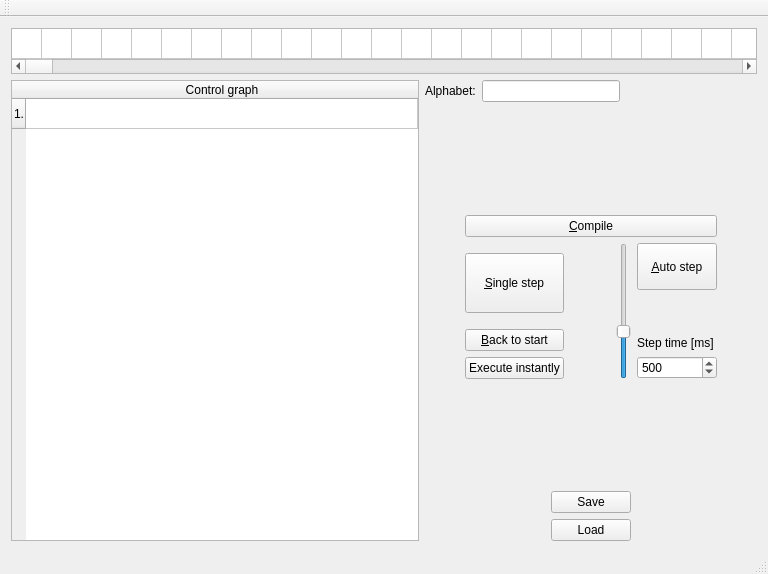
<?xml version="1.0" encoding="UTF-8"?>
<ui version="4.0">
 <class>TMMainWindow</class>
 <widget class="QMainWindow" name="TMMainWindow">
  <property name="geometry">
   <rect>
    <x>0</x>
    <y>0</y>
    <width>768</width>
    <height>574</height>
   </rect>
  </property>
  <property name="windowTitle">
   <string>Turing Machine Simulator</string>
  </property>
  <widget class="QWidget" name="centralWidget">
   <layout class="QVBoxLayout" name="verticalLayout_5">
    <item>
     <widget class="QTableWidget" name="tapeWidget">
      <property name="sizePolicy">
       <sizepolicy hsizetype="Expanding" vsizetype="Fixed">
        <horstretch>0</horstretch>
        <verstretch>0</verstretch>
       </sizepolicy>
      </property>
      <property name="minimumSize">
       <size>
        <width>0</width>
        <height>46</height>
       </size>
      </property>
      <property name="maximumSize">
       <size>
        <width>16777215</width>
        <height>46</height>
       </size>
      </property>
      <property name="sizeAdjustPolicy">
       <enum>QAbstractScrollArea::AdjustToContentsOnFirstShow</enum>
      </property>
      <property name="columnCount">
       <number>999</number>
      </property>
      <attribute name="horizontalHeaderVisible">
       <bool>false</bool>
      </attribute>
      <attribute name="horizontalHeaderDefaultSectionSize">
       <number>30</number>
      </attribute>
      <attribute name="horizontalHeaderMinimumSectionSize">
       <number>30</number>
      </attribute>
      <attribute name="verticalHeaderVisible">
       <bool>false</bool>
      </attribute>
      <attribute name="verticalHeaderMinimumSectionSize">
       <number>30</number>
      </attribute>
      <row>
       <property name="text">
        <string>New Row</string>
       </property>
      </row>
      <column>
       <property name="text">
        <string>New Column</string>
       </property>
      </column>
      <column/>
      <column/>
      <column/>
      <column/>
      <column/>
      <column/>
      <column/>
      <column/>
      <column/>
      <column/>
      <column/>
      <column/>
      <column/>
      <column/>
      <column/>
      <column/>
      <column/>
      <column/>
      <column/>
      <column/>
      <column/>
      <column/>
      <column/>
      <column/>
      <column/>
      <column/>
      <column/>
      <column/>
      <column/>
      <column/>
      <column/>
      <column/>
      <column/>
      <column/>
      <column/>
      <column/>
      <column/>
      <column/>
      <column/>
      <column/>
      <column/>
      <column/>
      <column/>
      <column/>
      <column/>
      <column/>
      <column/>
      <column/>
      <column/>
      <column/>
      <column/>
      <column/>
      <column/>
      <column/>
      <column/>
      <column/>
      <column/>
      <column/>
      <column/>
      <column/>
      <column/>
      <column/>
      <column/>
      <column/>
      <column/>
      <column/>
      <column/>
      <column/>
      <column/>
      <column/>
      <column/>
      <column/>
      <column/>
      <column/>
      <column/>
      <column/>
      <column/>
      <column/>
      <column/>
      <column/>
      <column/>
      <column/>
      <column/>
      <column/>
      <column/>
      <column/>
      <column/>
      <column/>
      <column/>
      <column/>
      <column/>
      <column/>
      <column/>
      <column/>
      <column/>
      <column/>
      <column/>
      <column/>
      <column/>
      <column/>
      <column/>
      <column/>
      <column/>
      <column/>
      <column/>
      <column/>
      <column/>
      <column/>
      <column/>
      <column/>
      <column/>
      <column/>
      <column/>
      <column/>
      <column/>
      <column/>
      <column/>
      <column/>
      <column/>
      <column/>
      <column/>
      <column/>
      <column/>
      <column/>
      <column/>
      <column/>
      <column/>
      <column/>
      <column/>
      <column/>
      <column/>
      <column/>
      <column/>
      <column/>
      <column/>
      <column/>
      <column/>
      <column/>
      <column/>
      <column/>
      <column/>
      <column/>
      <column/>
      <column/>
      <column/>
      <column/>
      <column/>
      <column/>
      <column/>
      <column/>
      <column/>
      <column/>
      <column/>
      <column/>
      <column/>
      <column/>
      <column/>
      <column/>
      <column/>
      <column/>
      <column/>
      <column/>
      <column/>
      <column/>
      <column/>
      <column/>
      <column/>
      <column/>
      <column/>
      <column/>
      <column/>
      <column/>
      <column/>
      <column/>
      <column/>
      <column/>
      <column/>
      <column/>
      <column/>
      <column/>
      <column/>
      <column/>
      <column/>
      <column/>
      <column/>
      <column/>
      <column/>
      <column/>
      <column/>
      <column/>
      <column/>
      <column/>
      <column/>
      <column/>
      <column/>
      <column/>
      <column/>
      <column/>
      <column/>
      <column/>
      <column/>
      <column/>
      <column/>
      <column/>
      <column/>
      <column/>
      <column/>
      <column/>
      <column/>
      <column/>
      <column/>
      <column/>
      <column/>
      <column/>
      <column/>
      <column/>
      <column/>
      <column/>
      <column/>
      <column/>
      <column/>
      <column/>
      <column/>
      <column/>
      <column/>
      <column/>
      <column/>
      <column/>
      <column/>
      <column/>
      <column/>
      <column/>
      <column/>
      <column/>
      <column/>
      <column/>
      <column/>
      <column/>
      <column/>
      <column/>
      <column/>
      <column/>
      <column/>
      <column/>
      <column/>
      <column/>
      <column/>
      <column/>
      <column/>
      <column/>
      <column/>
      <column/>
      <column/>
      <column/>
      <column/>
      <column/>
      <column/>
      <column/>
      <column/>
      <column/>
      <column/>
      <column/>
      <column/>
      <column/>
      <column/>
      <column/>
      <column/>
      <column/>
      <column/>
      <column/>
      <column/>
      <column/>
      <column/>
      <column/>
      <column/>
      <column/>
      <column/>
      <column/>
      <column/>
      <column/>
      <column/>
      <column/>
      <column/>
      <column/>
      <column/>
      <column/>
      <column/>
      <column/>
      <column/>
      <column/>
      <column/>
      <column/>
      <column/>
      <column/>
      <column/>
      <column/>
      <column/>
      <column/>
      <column/>
      <column/>
      <column/>
      <column/>
      <column/>
      <column/>
      <column/>
      <column/>
      <column/>
      <column/>
      <column/>
      <column/>
      <column/>
      <column/>
      <column/>
      <column/>
      <column/>
      <column/>
      <column/>
      <column/>
      <column/>
      <column/>
      <column/>
      <column/>
      <column/>
      <column/>
      <column/>
      <column/>
      <column/>
      <column/>
      <column/>
      <column/>
      <column/>
      <column/>
      <column/>
      <column/>
      <column/>
      <column/>
      <column/>
      <column/>
      <column/>
      <column/>
      <column/>
      <column/>
      <column/>
      <column/>
      <column/>
      <column/>
      <column/>
      <column/>
      <column/>
      <column/>
      <column/>
      <column/>
      <column/>
      <column/>
      <column/>
      <column/>
      <column/>
      <column/>
      <column/>
      <column/>
      <column/>
      <column/>
      <column/>
      <column/>
      <column/>
      <column/>
      <column/>
      <column/>
      <column/>
      <column/>
      <column/>
      <column/>
      <column/>
      <column/>
      <column/>
      <column/>
      <column/>
      <column/>
      <column/>
      <column/>
      <column/>
      <column/>
      <column/>
      <column/>
      <column/>
      <column/>
      <column/>
      <column/>
      <column/>
      <column/>
      <column/>
      <column/>
      <column/>
      <column/>
      <column/>
      <column/>
      <column/>
      <column/>
      <column/>
      <column/>
      <column/>
      <column/>
      <column/>
      <column/>
      <column/>
      <column/>
      <column/>
      <column/>
      <column/>
      <column/>
      <column/>
      <column/>
      <column/>
      <column/>
      <column/>
      <column/>
      <column/>
      <column/>
      <column/>
      <column/>
      <column/>
      <column/>
      <column/>
      <column/>
      <column/>
      <column/>
      <column/>
      <column/>
      <column/>
      <column/>
      <column/>
      <column/>
      <column/>
      <column/>
      <column/>
      <column/>
      <column/>
      <column/>
      <column/>
      <column/>
      <column/>
      <column/>
      <column/>
      <column/>
      <column/>
      <column/>
      <column/>
      <column/>
      <column/>
      <column/>
      <column/>
      <column/>
      <column/>
      <column/>
      <column/>
      <column/>
      <column/>
      <column/>
      <column/>
      <column/>
      <column/>
      <column/>
      <column/>
      <column/>
      <column/>
      <column/>
      <column/>
      <column/>
      <column/>
      <column/>
      <column/>
      <column/>
      <column/>
      <column/>
      <column/>
      <column/>
      <column/>
      <column/>
      <column/>
      <column/>
      <column/>
      <column/>
      <column/>
      <column/>
      <column/>
      <column/>
      <column/>
      <column/>
      <column/>
      <column/>
      <column/>
      <column/>
      <column/>
      <column/>
      <column/>
      <column/>
      <column/>
      <column/>
      <column/>
      <column/>
      <column/>
      <column/>
      <column/>
      <column/>
      <column/>
      <column/>
      <column/>
      <column/>
      <column/>
      <column/>
      <column/>
      <column/>
      <column/>
      <column/>
      <column/>
      <column/>
      <column/>
      <column/>
      <column/>
      <column/>
      <column/>
      <column/>
      <column/>
      <column/>
      <column/>
      <column/>
      <column/>
      <column/>
      <column/>
      <column/>
      <column/>
      <column/>
      <column/>
      <column/>
      <column/>
      <column/>
      <column/>
      <column/>
      <column/>
      <column/>
      <column/>
      <column/>
      <column/>
      <column/>
      <column/>
      <column/>
      <column/>
      <column/>
      <column/>
      <column/>
      <column/>
      <column/>
      <column/>
      <column/>
      <column/>
      <column/>
      <column/>
      <column/>
      <column/>
      <column/>
      <column/>
      <column/>
      <column/>
      <column/>
      <column/>
      <column/>
      <column/>
      <column/>
      <column/>
      <column/>
      <column/>
      <column/>
      <column/>
      <column/>
      <column/>
      <column/>
      <column/>
      <column/>
      <column/>
      <column/>
      <column/>
      <column/>
      <column/>
      <column/>
      <column/>
      <column/>
      <column/>
      <column/>
      <column/>
      <column/>
      <column/>
      <column/>
      <column/>
      <column/>
      <column/>
      <column/>
      <column/>
      <column/>
      <column/>
      <column/>
      <column/>
      <column/>
      <column/>
      <column/>
      <column/>
      <column/>
      <column/>
      <column/>
      <column/>
      <column/>
      <column/>
      <column/>
      <column/>
      <column/>
      <column/>
      <column/>
      <column/>
      <column/>
      <column/>
      <column/>
      <column/>
      <column/>
      <column/>
      <column/>
      <column/>
      <column/>
      <column/>
      <column/>
      <column/>
      <column/>
      <column/>
      <column/>
      <column/>
      <column/>
      <column/>
      <column/>
      <column/>
      <column/>
      <column/>
      <column/>
      <column/>
      <column/>
      <column/>
      <column/>
      <column/>
      <column/>
      <column/>
      <column/>
      <column/>
      <column/>
      <column/>
      <column/>
      <column/>
      <column/>
      <column/>
      <column/>
      <column/>
      <column/>
      <column/>
      <column/>
      <column/>
      <column/>
      <column/>
      <column/>
      <column/>
      <column/>
      <column/>
      <column/>
      <column/>
      <column/>
      <column/>
      <column/>
      <column/>
      <column/>
      <column/>
      <column/>
      <column/>
      <column/>
      <column/>
      <column/>
      <column/>
      <column/>
      <column/>
      <column/>
      <column/>
      <column/>
      <column/>
      <column/>
      <column/>
      <column/>
      <column/>
      <column/>
      <column/>
      <column/>
      <column/>
      <column/>
      <column/>
      <column/>
      <column/>
      <column/>
      <column/>
      <column/>
      <column/>
      <column/>
      <column/>
      <column/>
      <column/>
      <column/>
      <column/>
      <column/>
      <column/>
      <column/>
      <column/>
      <column/>
      <column/>
      <column/>
      <column/>
      <column/>
      <column/>
      <column/>
      <column/>
      <column/>
      <column/>
      <column/>
      <column/>
      <column/>
      <column/>
      <column/>
      <column/>
      <column/>
      <column/>
      <column/>
      <column/>
      <column/>
      <column/>
      <column/>
      <column/>
      <column/>
      <column/>
      <column/>
      <column/>
      <column/>
      <column/>
      <column/>
      <column/>
      <column/>
      <column/>
      <column/>
      <column/>
      <column/>
      <column/>
      <column/>
      <column/>
      <column/>
      <column/>
      <column/>
      <column/>
      <column/>
      <column/>
      <column/>
      <column/>
      <column/>
      <column/>
      <column/>
      <column/>
      <column/>
      <column/>
      <column/>
      <column/>
      <column/>
      <column/>
      <column/>
      <column/>
      <column/>
      <column/>
      <column/>
      <column/>
      <column/>
      <column/>
      <column/>
      <column/>
      <column/>
      <column/>
      <column/>
      <column/>
      <column/>
      <column/>
      <column/>
      <column/>
      <column/>
      <column/>
      <column/>
      <column/>
      <column/>
      <column/>
      <column/>
      <column/>
      <column/>
      <column/>
      <column/>
      <column/>
      <column/>
      <column/>
      <column/>
      <column/>
      <column/>
      <column/>
      <column/>
      <column/>
      <column/>
      <column/>
      <column/>
      <column/>
      <column/>
      <column/>
      <column/>
      <column/>
      <column/>
      <column/>
      <column/>
      <column/>
      <column/>
      <column/>
      <column/>
      <column/>
      <column/>
      <column/>
      <column/>
      <column/>
      <column/>
      <column/>
      <column/>
      <column/>
      <column/>
      <column/>
      <column/>
      <column/>
      <column/>
      <column/>
      <column/>
      <column/>
      <column/>
      <column/>
      <column/>
      <column/>
      <column/>
      <column/>
      <column/>
      <column/>
      <column/>
      <column/>
      <column/>
      <column/>
      <column/>
      <column/>
      <column/>
      <column/>
      <column/>
      <column/>
      <column/>
      <column/>
      <column/>
      <column/>
      <column/>
      <column/>
      <column/>
      <column/>
      <column/>
      <column/>
      <column/>
      <column/>
      <column/>
      <column/>
      <column/>
      <column/>
      <column/>
      <column/>
      <column/>
      <column/>
      <column/>
      <column/>
      <column/>
      <column/>
      <column/>
      <column/>
      <column/>
      <column/>
      <column/>
      <column/>
      <column/>
      <column/>
      <column/>
      <column/>
      <column/>
      <column/>
      <column/>
      <column/>
      <column/>
      <column/>
      <column/>
      <column/>
      <column/>
      <column/>
      <column/>
      <column/>
      <column/>
      <column/>
      <column/>
      <column/>
      <column/>
      <column/>
      <column/>
      <column/>
      <column/>
      <column/>
      <column/>
      <column/>
      <column/>
      <column/>
      <column/>
      <column/>
      <column/>
      <column/>
      <column/>
      <column/>
      <column/>
      <column/>
      <column/>
      <column/>
      <column/>
      <column/>
      <column/>
      <column/>
      <column/>
      <column/>
      <column/>
      <column/>
      <column/>
      <column/>
      <column/>
      <column/>
      <column/>
      <column/>
      <column/>
      <column/>
      <column/>
      <column/>
      <column/>
      <column/>
      <column/>
      <column/>
      <column/>
      <column/>
      <column/>
      <column/>
      <column/>
      <column/>
      <column/>
      <column/>
      <column/>
      <column/>
      <column/>
      <column/>
      <column/>
      <column/>
      <column/>
      <column/>
      <column/>
      <column/>
      <column/>
      <column/>
      <column/>
      <column/>
      <column/>
      <column/>
      <column/>
      <column/>
      <column/>
      <column/>
      <column/>
      <column/>
      <column/>
      <column/>
      <column/>
      <column/>
      <column/>
      <column/>
      <column/>
      <column/>
      <column/>
      <column/>
      <column/>
      <column/>
      <column/>
      <column/>
      <column/>
      <column/>
      <column/>
     </widget>
    </item>
    <item>
     <layout class="QHBoxLayout" name="horizontalLayout">
      <item>
       <widget class="GraphTableWidget" name="graphWidget">
        <property name="sizePolicy">
         <sizepolicy hsizetype="Expanding" vsizetype="Expanding">
          <horstretch>1</horstretch>
          <verstretch>0</verstretch>
         </sizepolicy>
        </property>
        <property name="minimumSize">
         <size>
          <width>250</width>
          <height>100</height>
         </size>
        </property>
        <property name="maximumSize">
         <size>
          <width>450</width>
          <height>16777215</height>
         </size>
        </property>
        <property name="baseSize">
         <size>
          <width>0</width>
          <height>0</height>
         </size>
        </property>
        <property name="focusPolicy">
         <enum>Qt::WheelFocus</enum>
        </property>
        <property name="rowCount">
         <number>1</number>
        </property>
        <attribute name="horizontalHeaderCascadingSectionResizes">
         <bool>false</bool>
        </attribute>
        <attribute name="horizontalHeaderDefaultSectionSize">
         <number>50</number>
        </attribute>
        <attribute name="horizontalHeaderHighlightSections">
         <bool>false</bool>
        </attribute>
        <attribute name="horizontalHeaderMinimumSectionSize">
         <number>50</number>
        </attribute>
        <attribute name="horizontalHeaderShowSortIndicator" stdset="0">
         <bool>false</bool>
        </attribute>
        <attribute name="horizontalHeaderStretchLastSection">
         <bool>true</bool>
        </attribute>
        <row>
         <property name="text">
          <string>1.</string>
         </property>
        </row>
        <column>
         <property name="text">
          <string>Control graph</string>
         </property>
        </column>
       </widget>
      </item>
      <item>
       <layout class="QVBoxLayout" name="verticalLayout">
        <item>
         <layout class="QHBoxLayout" name="horizontalLayout_2">
          <item>
           <widget class="QLabel" name="alphabetLabel">
            <property name="text">
             <string>Alphabet:</string>
            </property>
            <property name="buddy">
             <cstring>alphabetLineEdit</cstring>
            </property>
           </widget>
          </item>
          <item>
           <widget class="QLineEdit" name="alphabetLineEdit">
            <property name="minimumSize">
             <size>
              <width>75</width>
              <height>0</height>
             </size>
            </property>
            <property name="maximumSize">
             <size>
              <width>200</width>
              <height>16777215</height>
             </size>
            </property>
           </widget>
          </item>
          <item>
           <spacer name="horizontalSpacer_3">
            <property name="orientation">
             <enum>Qt::Horizontal</enum>
            </property>
            <property name="sizeHint" stdset="0">
             <size>
              <width>40</width>
              <height>20</height>
             </size>
            </property>
           </spacer>
          </item>
         </layout>
        </item>
        <item>
         <spacer name="verticalSpacer">
          <property name="orientation">
           <enum>Qt::Vertical</enum>
          </property>
          <property name="sizeHint" stdset="0">
           <size>
            <width>20</width>
            <height>40</height>
           </size>
          </property>
         </spacer>
        </item>
        <item>
         <layout class="QGridLayout" name="gridLayout">
          <item row="1" column="3">
           <widget class="QSlider" name="stepTimeSlider">
            <property name="minimum">
             <number>10</number>
            </property>
            <property name="maximum">
             <number>1500</number>
            </property>
            <property name="singleStep">
             <number>10</number>
            </property>
            <property name="pageStep">
             <number>100</number>
            </property>
            <property name="sliderPosition">
             <number>500</number>
            </property>
            <property name="tracking">
             <bool>true</bool>
            </property>
            <property name="orientation">
             <enum>Qt::Vertical</enum>
            </property>
            <property name="tickInterval">
             <number>0</number>
            </property>
           </widget>
          </item>
          <item row="1" column="1">
           <layout class="QVBoxLayout" name="verticalLayout_4">
            <item>
             <spacer name="verticalSpacer_3">
              <property name="orientation">
               <enum>Qt::Vertical</enum>
              </property>
              <property name="sizeHint" stdset="0">
               <size>
                <width>20</width>
                <height>10</height>
               </size>
              </property>
             </spacer>
            </item>
            <item>
             <widget class="QPushButton" name="singleStepButton">
              <property name="minimumSize">
               <size>
                <width>0</width>
                <height>60</height>
               </size>
              </property>
              <property name="text">
               <string>&amp;Single step</string>
              </property>
              <property name="iconSize">
               <size>
                <width>16</width>
                <height>16</height>
               </size>
              </property>
             </widget>
            </item>
            <item>
             <spacer name="verticalSpacer_5">
              <property name="orientation">
               <enum>Qt::Vertical</enum>
              </property>
              <property name="sizeHint" stdset="0">
               <size>
                <width>20</width>
                <height>10</height>
               </size>
              </property>
             </spacer>
            </item>
            <item>
             <widget class="QPushButton" name="backToStartButton">
              <property name="text">
               <string>&amp;Back to start</string>
              </property>
             </widget>
            </item>
            <item>
             <widget class="QPushButton" name="executeButton">
              <property name="text">
               <string>Execute instantly</string>
              </property>
             </widget>
            </item>
           </layout>
          </item>
          <item row="1" column="4">
           <layout class="QVBoxLayout" name="verticalLayout_2">
            <item>
             <widget class="QPushButton" name="autoStepButton">
              <property name="sizePolicy">
               <sizepolicy hsizetype="Minimum" vsizetype="Preferred">
                <horstretch>0</horstretch>
                <verstretch>3</verstretch>
               </sizepolicy>
              </property>
              <property name="maximumSize">
               <size>
                <width>16777215</width>
                <height>60</height>
               </size>
              </property>
              <property name="text">
               <string>&amp;Auto step</string>
              </property>
              <property name="checkable">
               <bool>true</bool>
              </property>
              <property name="autoDefault">
               <bool>false</bool>
              </property>
              <property name="default">
               <bool>false</bool>
              </property>
              <property name="flat">
               <bool>false</bool>
              </property>
             </widget>
            </item>
            <item>
             <spacer name="verticalSpacer_2">
              <property name="orientation">
               <enum>Qt::Vertical</enum>
              </property>
              <property name="sizeHint" stdset="0">
               <size>
                <width>20</width>
                <height>40</height>
               </size>
              </property>
             </spacer>
            </item>
            <item>
             <widget class="QLabel" name="stepTimeLabel">
              <property name="text">
               <string>Step time [ms]</string>
              </property>
             </widget>
            </item>
            <item>
             <widget class="QSpinBox" name="stepTimeSpinBox">
              <property name="minimum">
               <number>10</number>
              </property>
              <property name="maximum">
               <number>1500</number>
              </property>
              <property name="singleStep">
               <number>100</number>
              </property>
              <property name="value">
               <number>500</number>
              </property>
             </widget>
            </item>
           </layout>
          </item>
          <item row="1" column="2">
           <spacer name="horizontalSpacer_4">
            <property name="orientation">
             <enum>Qt::Horizontal</enum>
            </property>
            <property name="sizeHint" stdset="0">
             <size>
              <width>40</width>
              <height>20</height>
             </size>
            </property>
           </spacer>
          </item>
          <item row="0" column="1" colspan="4">
           <widget class="QPushButton" name="compileButton">
            <property name="text">
             <string>&amp;Compile</string>
            </property>
           </widget>
          </item>
          <item row="0" column="0" rowspan="2">
           <spacer name="horizontalSpacer_5">
            <property name="orientation">
             <enum>Qt::Horizontal</enum>
            </property>
            <property name="sizeHint" stdset="0">
             <size>
              <width>40</width>
              <height>20</height>
             </size>
            </property>
           </spacer>
          </item>
          <item row="0" column="5" rowspan="2">
           <spacer name="horizontalSpacer_6">
            <property name="orientation">
             <enum>Qt::Horizontal</enum>
            </property>
            <property name="sizeHint" stdset="0">
             <size>
              <width>40</width>
              <height>20</height>
             </size>
            </property>
           </spacer>
          </item>
         </layout>
        </item>
        <item>
         <spacer name="verticalSpacer_4">
          <property name="orientation">
           <enum>Qt::Vertical</enum>
          </property>
          <property name="sizeHint" stdset="0">
           <size>
            <width>20</width>
            <height>40</height>
           </size>
          </property>
         </spacer>
        </item>
        <item>
         <layout class="QHBoxLayout" name="horizontalLayout_3">
          <item>
           <spacer name="horizontalSpacer_2">
            <property name="orientation">
             <enum>Qt::Horizontal</enum>
            </property>
            <property name="sizeHint" stdset="0">
             <size>
              <width>40</width>
              <height>20</height>
             </size>
            </property>
           </spacer>
          </item>
          <item>
           <layout class="QVBoxLayout" name="verticalLayout_3">
            <item>
             <widget class="QPushButton" name="saveButton">
              <property name="text">
               <string>Save</string>
              </property>
             </widget>
            </item>
            <item>
             <widget class="QPushButton" name="loadButton">
              <property name="text">
               <string>Load</string>
              </property>
             </widget>
            </item>
           </layout>
          </item>
          <item>
           <spacer name="horizontalSpacer">
            <property name="orientation">
             <enum>Qt::Horizontal</enum>
            </property>
            <property name="sizeHint" stdset="0">
             <size>
              <width>40</width>
              <height>20</height>
             </size>
            </property>
           </spacer>
          </item>
         </layout>
        </item>
       </layout>
      </item>
     </layout>
    </item>
   </layout>
  </widget>
  <widget class="QMenuBar" name="menuBar">
   <property name="geometry">
    <rect>
     <x>0</x>
     <y>0</y>
     <width>768</width>
     <height>22</height>
    </rect>
   </property>
  </widget>
  <widget class="QToolBar" name="mainToolBar">
   <attribute name="toolBarArea">
    <enum>TopToolBarArea</enum>
   </attribute>
   <attribute name="toolBarBreak">
    <bool>false</bool>
   </attribute>
  </widget>
  <widget class="QStatusBar" name="statusBar">
   <property name="accessibleName">
    <string/>
   </property>
  </widget>
 </widget>
 <layoutdefault spacing="6" margin="11"/>
 <customwidgets>
  <customwidget>
   <class>GraphTableWidget</class>
   <extends>QTableWidget</extends>
   <header>GraphTableWidget.h</header>
  </customwidget>
 </customwidgets>
 <resources/>
 <connections>
  <connection>
   <sender>stepTimeSlider</sender>
   <signal>valueChanged(int)</signal>
   <receiver>stepTimeSpinBox</receiver>
   <slot>setValue(int)</slot>
   <hints>
    <hint type="sourcelabel">
     <x>617</x>
     <y>398</y>
    </hint>
    <hint type="destinationlabel">
     <x>708</x>
     <y>397</y>
    </hint>
   </hints>
  </connection>
  <connection>
   <sender>stepTimeSpinBox</sender>
   <signal>valueChanged(int)</signal>
   <receiver>stepTimeSlider</receiver>
   <slot>setValue(int)</slot>
   <hints>
    <hint type="sourcelabel">
     <x>708</x>
     <y>397</y>
    </hint>
    <hint type="destinationlabel">
     <x>617</x>
     <y>398</y>
    </hint>
   </hints>
  </connection>
  <connection>
   <sender>stepTimeSpinBox</sender>
   <signal>valueChanged(int)</signal>
   <receiver>TMMainWindow</receiver>
   <slot>setStepTimerInterval(int)</slot>
   <hints>
    <hint type="sourcelabel">
     <x>661</x>
     <y>388</y>
    </hint>
    <hint type="destinationlabel">
     <x>652</x>
     <y>416</y>
    </hint>
   </hints>
  </connection>
 </connections>
 <slots>
  <slot>setStepTimerInterval(int)</slot>
 </slots>
</ui>
